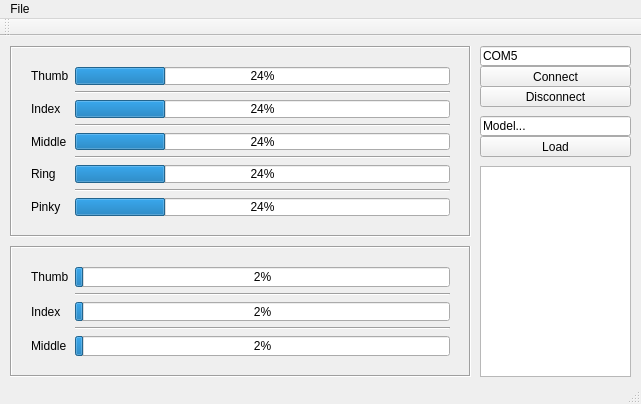
<?xml version="1.0" encoding="UTF-8"?>
<ui version="4.0">
 <class>EMGExectutorClass</class>
 <widget class="QMainWindow" name="EMGExectutorClass">
  <property name="geometry">
   <rect>
    <x>0</x>
    <y>0</y>
    <width>641</width>
    <height>404</height>
   </rect>
  </property>
  <property name="windowTitle">
   <string>EMG Exectutor</string>
  </property>
  <widget class="QWidget" name="centralWidget">
   <widget class="QFrame" name="f_Ouputs">
    <property name="geometry">
     <rect>
      <x>10</x>
      <y>10</y>
      <width>461</width>
      <height>191</height>
     </rect>
    </property>
    <property name="frameShape">
     <enum>QFrame::Box</enum>
    </property>
    <property name="frameShadow">
     <enum>QFrame::Sunken</enum>
    </property>
    <widget class="QWidget" name="gridLayoutWidget">
     <property name="geometry">
      <rect>
       <x>10</x>
       <y>10</y>
       <width>441</width>
       <height>171</height>
      </rect>
     </property>
     <layout class="QGridLayout" name="gridLayout">
      <item row="0" column="0">
       <widget class="QLabel" name="label">
        <property name="text">
         <string>Thumb</string>
        </property>
       </widget>
      </item>
      <item row="6" column="0">
       <widget class="QLabel" name="label_4">
        <property name="text">
         <string>Ring</string>
        </property>
       </widget>
      </item>
      <item row="7" column="1">
       <widget class="Line" name="line">
        <property name="orientation">
         <enum>Qt::Horizontal</enum>
        </property>
       </widget>
      </item>
      <item row="2" column="1">
       <widget class="QProgressBar" name="Bar_Output1">
        <property name="value">
         <number>24</number>
        </property>
       </widget>
      </item>
      <item row="1" column="1">
       <widget class="Line" name="line_4">
        <property name="orientation">
         <enum>Qt::Horizontal</enum>
        </property>
       </widget>
      </item>
      <item row="4" column="1">
       <widget class="QProgressBar" name="Bar_Output2">
        <property name="value">
         <number>24</number>
        </property>
       </widget>
      </item>
      <item row="8" column="0">
       <widget class="QLabel" name="label_5">
        <property name="text">
         <string>Pinky</string>
        </property>
       </widget>
      </item>
      <item row="3" column="1">
       <widget class="Line" name="line_3">
        <property name="orientation">
         <enum>Qt::Horizontal</enum>
        </property>
       </widget>
      </item>
      <item row="2" column="0">
       <widget class="QLabel" name="label_2">
        <property name="text">
         <string>Index</string>
        </property>
       </widget>
      </item>
      <item row="4" column="0">
       <widget class="QLabel" name="label_3">
        <property name="text">
         <string>Middle</string>
        </property>
       </widget>
      </item>
      <item row="8" column="1">
       <widget class="QProgressBar" name="Bar_Output4">
        <property name="enabled">
         <bool>true</bool>
        </property>
        <property name="value">
         <number>24</number>
        </property>
       </widget>
      </item>
      <item row="5" column="1">
       <widget class="Line" name="line_2">
        <property name="orientation">
         <enum>Qt::Horizontal</enum>
        </property>
       </widget>
      </item>
      <item row="6" column="1">
       <widget class="QProgressBar" name="Bar_Output3">
        <property name="value">
         <number>24</number>
        </property>
       </widget>
      </item>
      <item row="0" column="1">
       <widget class="QProgressBar" name="Bar_Output0">
        <property name="value">
         <number>24</number>
        </property>
       </widget>
      </item>
     </layout>
    </widget>
   </widget>
   <widget class="QFrame" name="f_Inputs">
    <property name="geometry">
     <rect>
      <x>10</x>
      <y>210</y>
      <width>461</width>
      <height>131</height>
     </rect>
    </property>
    <property name="frameShape">
     <enum>QFrame::Box</enum>
    </property>
    <property name="frameShadow">
     <enum>QFrame::Sunken</enum>
    </property>
    <widget class="QWidget" name="gridLayoutWidget_2">
     <property name="geometry">
      <rect>
       <x>10</x>
       <y>10</y>
       <width>441</width>
       <height>111</height>
      </rect>
     </property>
     <layout class="QGridLayout" name="gridLayout_2">
      <item row="0" column="1">
       <widget class="QProgressBar" name="Bar_Input0">
        <property name="enabled">
         <bool>true</bool>
        </property>
        <property name="maximum">
         <number>1023</number>
        </property>
        <property name="value">
         <number>24</number>
        </property>
        <property name="textVisible">
         <bool>true</bool>
        </property>
        <property name="invertedAppearance">
         <bool>false</bool>
        </property>
        <property name="textDirection">
         <enum>QProgressBar::TopToBottom</enum>
        </property>
        <property name="format">
         <string>%p%</string>
        </property>
       </widget>
      </item>
      <item row="2" column="0">
       <widget class="QLabel" name="label_9">
        <property name="text">
         <string>Index</string>
        </property>
       </widget>
      </item>
      <item row="2" column="1">
       <widget class="QProgressBar" name="Bar_Input1">
        <property name="enabled">
         <bool>true</bool>
        </property>
        <property name="maximum">
         <number>1023</number>
        </property>
        <property name="value">
         <number>24</number>
        </property>
        <property name="textVisible">
         <bool>true</bool>
        </property>
        <property name="invertedAppearance">
         <bool>false</bool>
        </property>
        <property name="textDirection">
         <enum>QProgressBar::TopToBottom</enum>
        </property>
        <property name="format">
         <string>%p%</string>
        </property>
       </widget>
      </item>
      <item row="0" column="0">
       <widget class="QLabel" name="label_6">
        <property name="text">
         <string>Thumb</string>
        </property>
       </widget>
      </item>
      <item row="1" column="1">
       <widget class="Line" name="line_8">
        <property name="orientation">
         <enum>Qt::Horizontal</enum>
        </property>
       </widget>
      </item>
      <item row="3" column="1">
       <widget class="Line" name="line_6">
        <property name="orientation">
         <enum>Qt::Horizontal</enum>
        </property>
       </widget>
      </item>
      <item row="4" column="0">
       <widget class="QLabel" name="label_10">
        <property name="text">
         <string>Middle</string>
        </property>
       </widget>
      </item>
      <item row="4" column="1">
       <widget class="QProgressBar" name="Bar_Input2">
        <property name="enabled">
         <bool>true</bool>
        </property>
        <property name="maximum">
         <number>1023</number>
        </property>
        <property name="value">
         <number>24</number>
        </property>
        <property name="textVisible">
         <bool>true</bool>
        </property>
        <property name="invertedAppearance">
         <bool>false</bool>
        </property>
        <property name="textDirection">
         <enum>QProgressBar::TopToBottom</enum>
        </property>
        <property name="format">
         <string>%p%</string>
        </property>
       </widget>
      </item>
     </layout>
    </widget>
   </widget>
   <widget class="QLineEdit" name="textEdit_COMport">
    <property name="geometry">
     <rect>
      <x>480</x>
      <y>10</y>
      <width>151</width>
      <height>20</height>
     </rect>
    </property>
    <property name="text">
     <string>COM5</string>
    </property>
    <property name="frame">
     <bool>true</bool>
    </property>
   </widget>
   <widget class="QPushButton" name="BtnConnect">
    <property name="geometry">
     <rect>
      <x>480</x>
      <y>30</y>
      <width>151</width>
      <height>21</height>
     </rect>
    </property>
    <property name="text">
     <string>Connect</string>
    </property>
    <property name="default">
     <bool>false</bool>
    </property>
    <property name="flat">
     <bool>false</bool>
    </property>
   </widget>
   <widget class="QTextBrowser" name="textBrowser">
    <property name="geometry">
     <rect>
      <x>480</x>
      <y>130</y>
      <width>151</width>
      <height>211</height>
     </rect>
    </property>
   </widget>
   <widget class="QPushButton" name="BtnDisconnect">
    <property name="geometry">
     <rect>
      <x>480</x>
      <y>50</y>
      <width>151</width>
      <height>21</height>
     </rect>
    </property>
    <property name="text">
     <string>Disconnect</string>
    </property>
    <property name="default">
     <bool>false</bool>
    </property>
    <property name="flat">
     <bool>false</bool>
    </property>
   </widget>
   <widget class="QLineEdit" name="textEdit_TempLoad">
    <property name="geometry">
     <rect>
      <x>480</x>
      <y>80</y>
      <width>151</width>
      <height>20</height>
     </rect>
    </property>
    <property name="text">
     <string>Model...</string>
    </property>
    <property name="frame">
     <bool>true</bool>
    </property>
   </widget>
   <widget class="QPushButton" name="BtnTempLoad">
    <property name="geometry">
     <rect>
      <x>480</x>
      <y>100</y>
      <width>151</width>
      <height>21</height>
     </rect>
    </property>
    <property name="text">
     <string>Load</string>
    </property>
    <property name="default">
     <bool>false</bool>
    </property>
    <property name="flat">
     <bool>false</bool>
    </property>
   </widget>
  </widget>
  <widget class="QMenuBar" name="menuBar">
   <property name="geometry">
    <rect>
     <x>0</x>
     <y>0</y>
     <width>641</width>
     <height>21</height>
    </rect>
   </property>
   <widget class="QMenu" name="menuFile">
    <property name="title">
     <string>File</string>
    </property>
    <addaction name="FileMenu_Load"/>
   </widget>
   <addaction name="menuFile"/>
  </widget>
  <widget class="QToolBar" name="mainToolBar">
   <attribute name="toolBarArea">
    <enum>TopToolBarArea</enum>
   </attribute>
   <attribute name="toolBarBreak">
    <bool>false</bool>
   </attribute>
  </widget>
  <widget class="QStatusBar" name="statusBar"/>
  <action name="FileMenu_Load">
   <property name="text">
    <string>Load model</string>
   </property>
   <property name="shortcut">
    <string>Ctrl+O</string>
   </property>
  </action>
 </widget>
 <layoutdefault spacing="6" margin="11"/>
 <resources>
  <include location="EMGExectutor.qrc"/>
 </resources>
 <connections/>
 <slots>
  <signal>ConnectToPort()</signal>
 </slots>
</ui>
